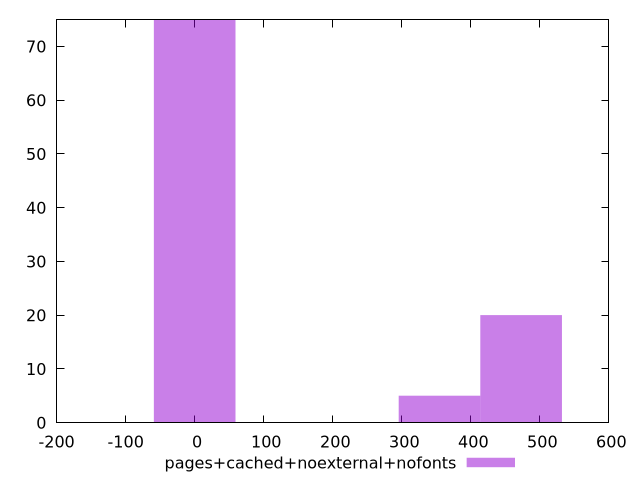

The script that saved this image:
$_pagesCachedNoexternalNofonts <<EOF
0 75
354.6566813070569 5
472.87557507607585 20
EOF
set key outside below
set terminal pngcairo
set output "report_00006_2020-11-02T20-21-41.718Z/render-blocking-resources/pages+cached+noexternal+nofonts//raw_hist.png"
set yrange [0:75]
set boxwidth 118.21889376901896
set style fill transparent solid 0.5 noborder
plot $_pagesCachedNoexternalNofonts title "pages+cached+noexternal+nofonts" with boxes ,
